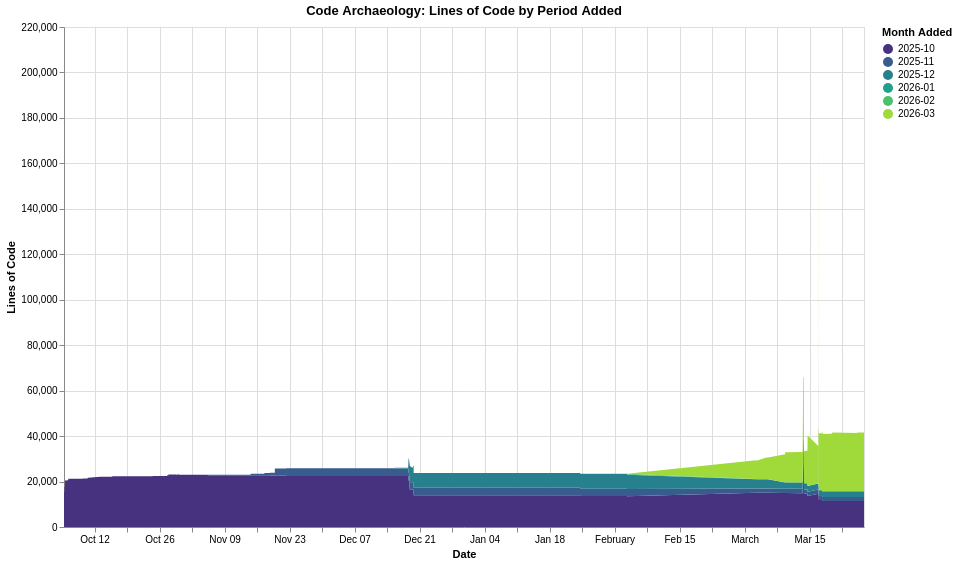

Describe this chart as a Vega-Lite specification.
### Vega-Lite specification from a JSON file in a GitHub repository (floating-point values rounded to 4 significant figures; data arrays with more than 128 entries replaced by an {"elided": "..."} marker saying what was removed)
{"$schema": "https://vega.github.io/schema/vega-lite/v6.1.0.json", "config": {"view": {"continuousHeight": 300, "continuousWidth": 300}}, "data": {"name": "data-9d75bb7d801360bb02447cab4ab584b2"}, "datasets": {"data-9d75bb7d801360bb02447cab4ab584b2": {"elided": "1141 records"}}, "encoding": {"color": {"field": "period", "scale": {"scheme": "viridis"}, "title": "Month Added", "type": "ordinal"}, "order": {"field": "period", "sort": "ascending", "type": "ordinal"}, "tooltip": [{"field": "commit_date", "type": "temporal"}, {"field": "period", "type": "ordinal"}, {"field": "line_count", "type": "quantitative"}], "x": {"field": "commit_date", "title": "Date", "type": "temporal"}, "y": {"field": "line_count", "title": "Lines of Code", "type": "quantitative"}}, "height": 500, "mark": {"type": "area"}, "title": "Code Archaeology: Lines of Code by Period Added", "width": 800}
